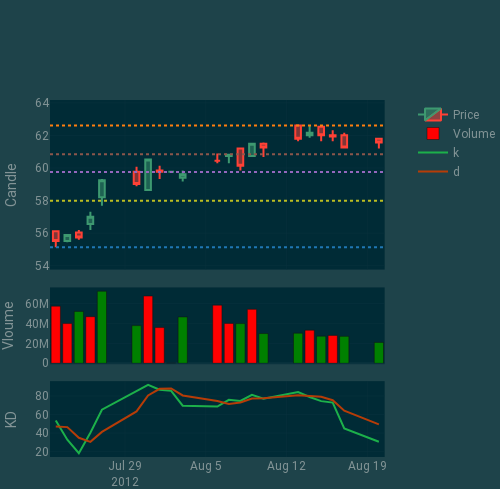

Here is the notebook cell this chart was saved with:
### Code cell
# 2138:2193 # 103:158 # 320:375 # 4422:4472 # 1212:1262 # 1150:1200 # 4940:4990 # 1100:1123 # 4598:4621 #2604:2627 #460:483 #4729:4752 # 3931:3954
f2 = plotly_plot.plot(df, s = 1155, e= 1167) #3547:3570 #19 42 # 38 61 #1551:1574 # 1942:1992 #3324:3374 # 1859:1909 # 1057:1107 # 1199:1269 # 1131:1152' # 2730:2751 # 1130:1151
f2 # 1155:1176 # 1130:1151

### Figure 1 — Plotly figure (JSON) as saved in the notebook; plotly's stock layout.template omitted (floating-point values rounded to 4 significant figures; data arrays with more than 128 entries replaced by an {"elided": "..."} marker saying what was removed)
{"data": [{"close": [55.51, 55.89, 55.74, 57.01, 59.25, 59.03, 60.52, 59.77, 59.77, 59.62, 60.45, 60.82, 60.15, 61.49, 61.27, 61.79, 62.16, 62.01, 61.94, 61.27, 61.57], "high": [56.11, 55.89, 56.19, 57.31, 59.32, 60.07, 60.52, 60.15, 59.77, 59.85, 60.89, 60.82, 61.19, 61.49, 61.57, 62.61, 62.61, 62.54, 62.31, 62.16, 61.79], "low": [55.14, 55.44, 55.59, 56.19, 57.68, 58.88, 58.65, 59.32, 59.77, 59.18, 60.3, 60.3, 59.85, 60.74, 60.67, 61.64, 61.87, 61.64, 61.64, 61.27, 61.19], "name": "Price", "open": [56.11, 55.51, 56.04, 56.56, 58.2, 59.77, 58.65, 59.85, 59.77, 59.4, 60.45, 60.74, 61.19, 60.74, 61.49, 62.61, 62.01, 62.54, 62.01, 62.01, 61.79], "type": "candlestick", "x": ["2012-07-23", "2012-07-24", "2012-07-25", "2012-07-26", "2012-07-27", "2012-07-30", "2012-07-31", "2012-08-01", "2012-08-02", "2012-08-03", "2012-08-06", "2012-08-07", "2012-08-08", "2012-08-09", "2012-08-10", "2012-08-13", "2012-08-14", "2012-08-15", "2012-08-16", "2012-08-17", "2012-08-20"], "xaxis": "x", "yaxis": "y"}, {"marker": {"color": {"elided": "3591 str values"}}, "name": "Volume", "type": "bar", "x": ["2012-07-23", "2012-07-24", "2012-07-25", "2012-07-26", "2012-07-27", "2012-07-30", "2012-07-31", "2012-08-01", "2012-08-02", "2012-08-03", "2012-08-06", "2012-08-07", "2012-08-08", "2012-08-09", "2012-08-10", "2012-08-13", "2012-08-14", "2012-08-15", "2012-08-16", "2012-08-17", "2012-08-20"], "xaxis": "x2", "y": [57404000, 39904000, 52097000, 46806000, 72384000, 37840000, 67536000, 35881000, 0, 46567000, 58403000, 40024000, 39881000, 54211000, 29859000, 30234000, 33268000, 27260000, 27999000, 27049000, 20997000], "yaxis": "y3"}, {"mode": "lines", "name": "k", "type": "scatter", "x": ["2012-07-23", "2012-07-24", "2012-07-25", "2012-07-26", "2012-07-27", "2012-07-30", "2012-07-31", "2012-08-01", "2012-08-02", "2012-08-03", "2012-08-06", "2012-08-07", "2012-08-08", "2012-08-09", "2012-08-10", "2012-08-13", "2012-08-14", "2012-08-15", "2012-08-16", "2012-08-17", "2012-08-20"], "xaxis": "x3", "y": [53.49, 32.86, 18.25, 40.33, 65.13, 84.59, 91.88, 86.73, 85.48, 69.48, 68.56, 75.88, 74.6, 81.27, 76.92, 84.29, 78.89, 74.43, 72.8, 44.87, 30.57], "yaxis": "y4"}, {"mode": "lines", "name": "d", "type": "scatter", "x": ["2012-07-23", "2012-07-24", "2012-07-25", "2012-07-26", "2012-07-27", "2012-07-30", "2012-07-31", "2012-08-01", "2012-08-02", "2012-08-03", "2012-08-06", "2012-08-07", "2012-08-08", "2012-08-09", "2012-08-10", "2012-08-13", "2012-08-14", "2012-08-15", "2012-08-16", "2012-08-17", "2012-08-20"], "xaxis": "x3", "y": [46.96, 46.4, 34.87, 30.48, 41.24, 63.35, 80.53, 87.73, 88.03, 80.56, 74.51, 71.31, 73.01, 77.25, 77.6, 80.83, 80.03, 79.2, 75.37, 64.03, 49.41], "yaxis": "y4"}], "layout": {"autosize": false, "height": 490.0, "shapes": [{"line": {"color": "#ff7f0e", "dash": "dot"}, "type": "line", "x0": 0, "x1": 1, "xref": "x domain", "y0": 62.61, "y1": 62.61, "yref": "y"}, {"line": {"color": "#8c564b", "dash": "dot"}, "type": "line", "x0": 0, "x1": 1, "xref": "x domain", "y0": 60.85, "y1": 60.85, "yref": "y"}, {"line": {"color": "#9467bd", "dash": "dot"}, "type": "line", "x0": 0, "x1": 1, "xref": "x domain", "y0": 59.76, "y1": 59.76, "yref": "y"}, {"line": {"color": "#bcbd22", "dash": "dot"}, "type": "line", "x0": 0, "x1": 1, "xref": "x domain", "y0": 57.99, "y1": 57.99, "yref": "y"}, {"line": {"color": "#1f77b4", "dash": "dot"}, "type": "line", "x0": 0, "x1": 1, "xref": "x domain", "y0": 55.14, "y1": 55.14, "yref": "y"}], "title": {"font": {"size": 1}}, "width": 500, "xaxis": {"anchor": "y", "domain": [0, 0.94], "matches": "x3", "rangeslider": {"visible": false}, "showticklabels": false}, "xaxis2": {"anchor": "y3", "domain": [0, 0.94], "matches": "x3", "rangeslider": {"visible": false}, "showticklabels": false}, "xaxis3": {"anchor": "y4", "domain": [0, 0.94], "rangeslider": {"visible": false}}, "yaxis": {"anchor": "x", "domain": [0.525, 1], "range": [53.76, 64.18], "title": {"text": "Candle"}}, "yaxis2": {"anchor": "x", "overlaying": "y", "range": [53.76, 64.18], "side": "right", "title": {"text": "Candle"}}, "yaxis3": {"anchor": "x2", "domain": [0.2625, 0.475], "title": {"text": "Vloume"}}, "yaxis4": {"anchor": "x3", "domain": [0, 0.2125], "title": {"text": "KD"}}}}
